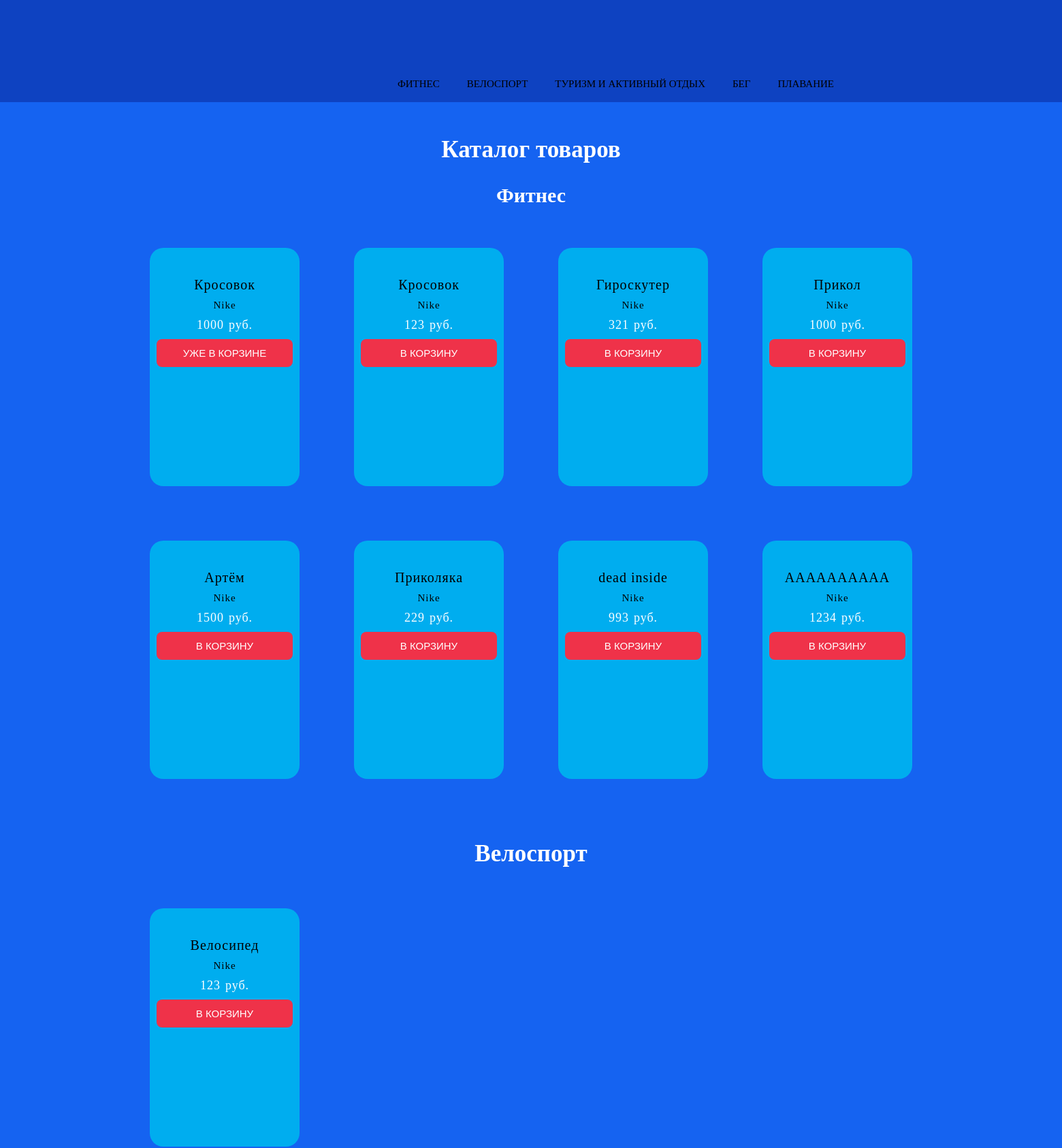
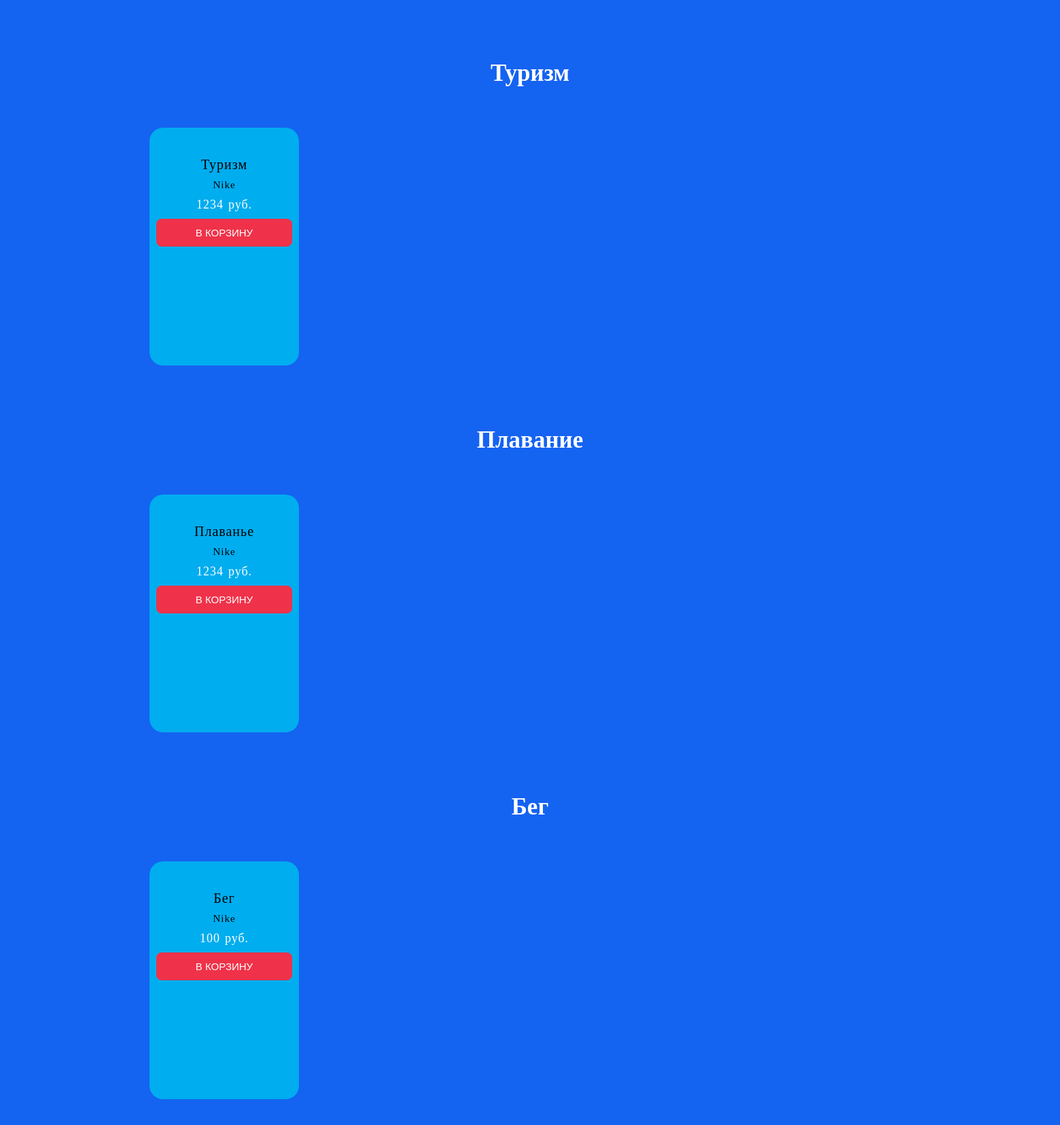
Page /catalog.php?cart_id=3 (upper part) on the committed database (2 pictures, top to bottom).
### tables this page shows
CREATE TABLE `products` (
  `id` int NOT NULL,
  `image` varchar(255) NOT NULL,
  `title` varchar(255) NOT NULL,
  `price` varchar(255) NOT NULL,
  `brand` varchar(255) NOT NULL,
  `description` varchar(255) NOT NULL,
  `category` varchar(255) NOT NULL
);

### catalog.php (the view, shortened to what this page needs)
<?
include("db.php");
?>
<!DOCTYPE html>
<html lang="en">
<head>
  <link rel="stylesheet" href="css/catalog.css">
</head>
<body>
  <div class="prst">
    </div>
    <div class="content">
   <div class="container">
      <div class="heading">
          <nav class="nav1">
          <ul class="section">
        <li>
            <a href="#fitness">Фитнес</a>
       </li>
       <li>
         <a href="#vel">Велоспорт</a>
       </li>
       <li>
         <a href="#tur">Туризм и активный отдых</a>
       </li>
       <li>
         <a href="#run">Бег</a>
       </li>
       <li>
         <a href="#swim">Плавание</a>
       </li>
          </ul>
        </nav>
      </div>
    </div>
</div>
  <div class="catalog-main">
    <div class="catalog-block">
      <h3 class="catalog-name">Каталог товаров</h3>
      <div class="fitnes_block" id="fitness">
        <h4 class="catalog-title">Фитнес</h4>
        <?
        $str_out_good = "SELECT * FROM `products` WHERE `category` = 1";
        $run_out_good =  mysqli_query($connect, $str_out_good);
        while ($out_good = mysqli_fetch_array($run_out_good)) {
        ?>
          <a class="catalog-href" href="good_page.php?cart_id=<? echo $out_good['id'] ?>"  >
            <article class="card">
              <div class="card-name"><? echo  $out_good['title']; ?><div class="brand-name"><? echo  $out_good['brand']; ?></div>
              </div>
              <div class="card-price"><? echo  $out_good['price']; ?><div class="rub">руб.</div>
              </div>
              <?
              if ($_SESSION['cart']) {
                if (in_array($out_good['id'], $_SESSION['cart'])) {
              ?>
                  <a href="cart.php"><button class="card-btn">Уже в корзине</button></a>
                <?
                } else {
                ?>
                  <a href="?cart_id=<? echo $out_good['id'] ?>">
                    <button class="card-btn">В корзину</button>
                  </a>
                <?
                }
              } else {
                ?>
                <a href="?cart_id=<? echo $out_good['id'] ?>">
                  <button class="card-btn">В корзину</button>
                </a>
              <?
              }
              ?>
            </article>
          </a><?
            }
              ?>
      </div>
      <div class="fitnes_block">
        <h4 class="catalog-name" id="vel">Велоспорт</h4>
        <?
        $str_out_good = "SELECT * FROM `products` WHERE `category` = 2";
        $run_out_good =  mysqli_query($connect, $str_out_good);
        while ($out_good = mysqli_fetch_array($run_out_good)) {
        ?>
          <a class="catalog-href" href="good_page.php?cart_id=<? echo $out_good['id'] ?>">
            <article class="card">
              <div class="card-name"><? echo  $out_good['title']; ?><div class="brand-name"><? echo  $out_good['brand']; ?></div>
              </div>
              <div class="card-price"><? echo  $out_good['price']; ?><div class="rub">руб.</div>
              </div>
              <?
              if ($_SESSION['cart']) {
                if (in_array($out_good['id'], $_SESSION['cart'])) {
              ?>
                  <a href="cart.php"><button class="card-btn">Уже в корзине</button></a>
                <?
                } else {
                ?>
                  <a href="?cart_id=<? echo $out_good['id'] ?>">
                    <button class="card-btn">В корзину</button>
                  </a>
                <?
                }
              } else {
                ?>
                <a href="?cart_id=<? echo $out_good['id'] ?>">
                  <button class="card-btn">В корзину</button>
                </a>
              <?
              }
              ?>
            </article>
          </a><?
            }
              ?>
      </div>
      <div class="fitnes_block">
        <h4 class="catalog-name" id="tur">Туризм</h4>
        <?
        $str_out_good = "SELECT * FROM `products` WHERE `category` = 3";
        $run_out_good =  mysqli_query($connect, $str_out_good);
        while ($out_good = mysqli_fetch_array($run_out_good)) {
        ?>
          <a class="catalog-href" href="good_page.php?cart_id=<? echo $out_good['id'] ?>">
            <article class="card">
              <div class="card-name"><? echo  $out_good['title']; ?><div class="brand-name"><? echo  $out_good['brand']; ?></div>
              </div>
              <div class="card-price"><? echo  $out_good['price']; ?><div class="rub">руб.</div>
              </div>
              <?
              if ($_SESSION['cart']) {
                if (in_array($out_good['id'], $_SESSION['cart'])) {
              ?>
                  <a href="cart.php"><button class="card-btn">Уже в корзине</button></a>
                <?
                } else {
                ?>
                  <a href="?cart_id=<? echo $out_good['id'] ?>">
                    <button class="card-btn">В корзину</button>
                  </a>
                <?
                }
              } else {
                ?>
                <a href="?cart_id=<? echo $out_good['id'] ?>">
                  <button class="card-btn">В корзину</button>
                </a>
              <?
              }
              ?>
            </article>
          </a><?
            }
              ?>
      </div>
      <div class="fitnes_block">
        <h4 class="catalog-name" id="swim">Плавание</h4>
        <?
        $str_out_good = "SELECT * FROM `products` WHERE `category` = 4";
        $run_out_good =  mysqli_query($connect, $str_out_good);
        while ($out_good = mysqli_fetch_array($run_out_good)) {
        ?>
          <a  class="catalog-href" href="good_page.php?cart_id=<? echo $out_good['id'] ?>">
            <article class="card">
              <div class="card-name"><? echo  $out_good['title']; ?><div class="brand-name"><? echo  $out_good['brand']; ?></div>
              </div>
              <div class="card-price"><? echo  $out_good['price']; ?><div class="rub">руб.</div>
              </div>
              <?
              if ($_SESSION['cart']) {
                if (in_array($out_good['id'], $_SESSION['cart'])) {
              ?>
                  <a href="cart.php"><button class="card-btn">Уже в корзине</button></a>
                <?
                } else {
                ?>
                  <a href="?cart_id=<? echo $out_good['id'] ?>">
                    <button class="card-btn">В корзину</button>
                  </a>
                <?
                }
              } else {
                ?>
                <a href="?cart_id=<? echo $out_good['id'] ?>">
                  <button class="card-btn">В корзину</button>
                </a>
              <?
              }
              ?>
            </article>
          </a><?
            }
              ?>
      </div>
      <div class="fitnes_block">
        <h4 class="catalog-name" id="run">Бег</h4>
        <?
        $str_out_good = "SELECT * FROM `products` WHERE `category` = 5";
        $run_out_good =  mysqli_query($connect, $str_out_good);
        while ($out_good = mysqli_fetch_array($run_out_good)) {
        ?>
          <a class="catalog-href" href="good_page.php?cart_id=<? echo $out_good['id'] ?>">
            <article class="card">
              <div class="card-name"><? echo  $out_good['title']; ?><div class="brand-name"><? echo  $out_good['brand']; ?></div>
              </div>
              <div class="card-price"><? echo  $out_good['price']; ?><div class="rub">руб.</div>
              </div>
              <?
              if ($_SESSION['cart']) {
                if (in_array($out_good['id'], $_SESSION['cart'])) {
              ?>
                  <a href="cart.php"><button class="card-btn">Уже в корзине</button></a>
                <?
                } else {
                ?>
                  <a href="?cart_id=<? echo $out_good['id'] ?>">
                    <button class="card-btn">В корзину</button>
                  </a>
                <?
                }
              } else {
                ?>
                <a href="?cart_id=<? echo $out_good['id'] ?>">
                  <button class="card-btn">В корзину</button>
                </a>
              <?
              }
              ?>
            </article>
          </a><?
            }
              ?>
      </div>
    </div>
</body>
</html>

### catalog.css (style rules this page uses)
* { padding: 0 auto; margin: 0 auto; }
.container { width: 1400px; margin: 0 auto; }
nav { float: right; padding-top: 40px; margin-right: 100px; }
.catalog-main { width: 100%; height: 100%; background: #1563F1; }
.catalog-block { width: 1400px; height: 100%; background: #1563F1; }
.fitnes_block { display: flex; flex-wrap: wrap; margin: 0px 100px 0px 100px; }
h4 { width: 100%; margin-bottom: 20px; }
.prst { width: 100%; height: 100px; background: #0e42c1; }
.content { background: #0e42c1; height: 50px; width: 100%; }
.nav1 { float: right; padding: 15px; margin-right: 200px; }
.section { padding: 0; margin: 0; display: block; }
.section li { float: left; display: block; margin-right: 40px; font-size: 15px; }
.section li a { color: #000; text-decoration: none; text-transform: uppercase; font-family: monseratVAR; }
.catalog-href { text-decoration:none; }
.card { width: 220px; height: 350px; background-color: #00adef; color: #fff; border-radius: 20px; font-weight: 500; text-align: center; letter-spacing: 1px; text-decoration: none; flex-wrap: wrap; margin: 40px; padding-bottom: 20px; box-sizing: border-box; }
.card-name { font-size: 17px; margin-top: 25px; text-decoration: none; }
.card-price { font-size: 15px; margin: 10px 0 10px; display: flex; }
.card-btn { border: none; cursor: pointer; background-color: #ef3249; padding: 12px 20px; width: 200px; color: #fff; text-transform: uppercase; font-size: 15px; border-radius: 8px; }
.catalog-name { text-align: center; color: #fff; font-size: 35px; padding-top: 50px; font-family: monseratVAR; }
.catalog-title { text-align: center; color: #fff; font-size: 30px; padding-top: 30px; font-family: monseratVAR; }
.card-name { display: block; font-size: 20px; font-family: ralewayB; color: #000; }
.brand-name { margin-top: 10px; font-size: 15px; font-family: monseratIT; }
.card-price { display:inline-flex; font-size: 18px; color:#fff; }
.rub { margin-left: 7px; font-size: 18px; }

### rows in the picture
products: title "Кросовок", brand "Nike", price "1000", shows "УЖЕ В КОРЗИНЕ"
products: title "Кросовок", brand "Nike", price "123"
products: title "Гироскутер", brand "Nike", price "321"
products: title "Прикол", brand "Nike", price "1000"
products: title "Артём", brand "Nike", price "1500"
products: title "Приколяка", brand "Nike", price "229"
products: title "dead inside", brand "Nike", price "993"
products: title "AAAAAAAAAA", brand "Nike", price "1234"
products: title "Велосипед", brand "Nike", price "123"
products: title "Туризм", brand "Nike", price "1234"
products: title "Плаванье", brand "Nike", price "1234"
products: title "Бег", brand "Nike", price "100"
